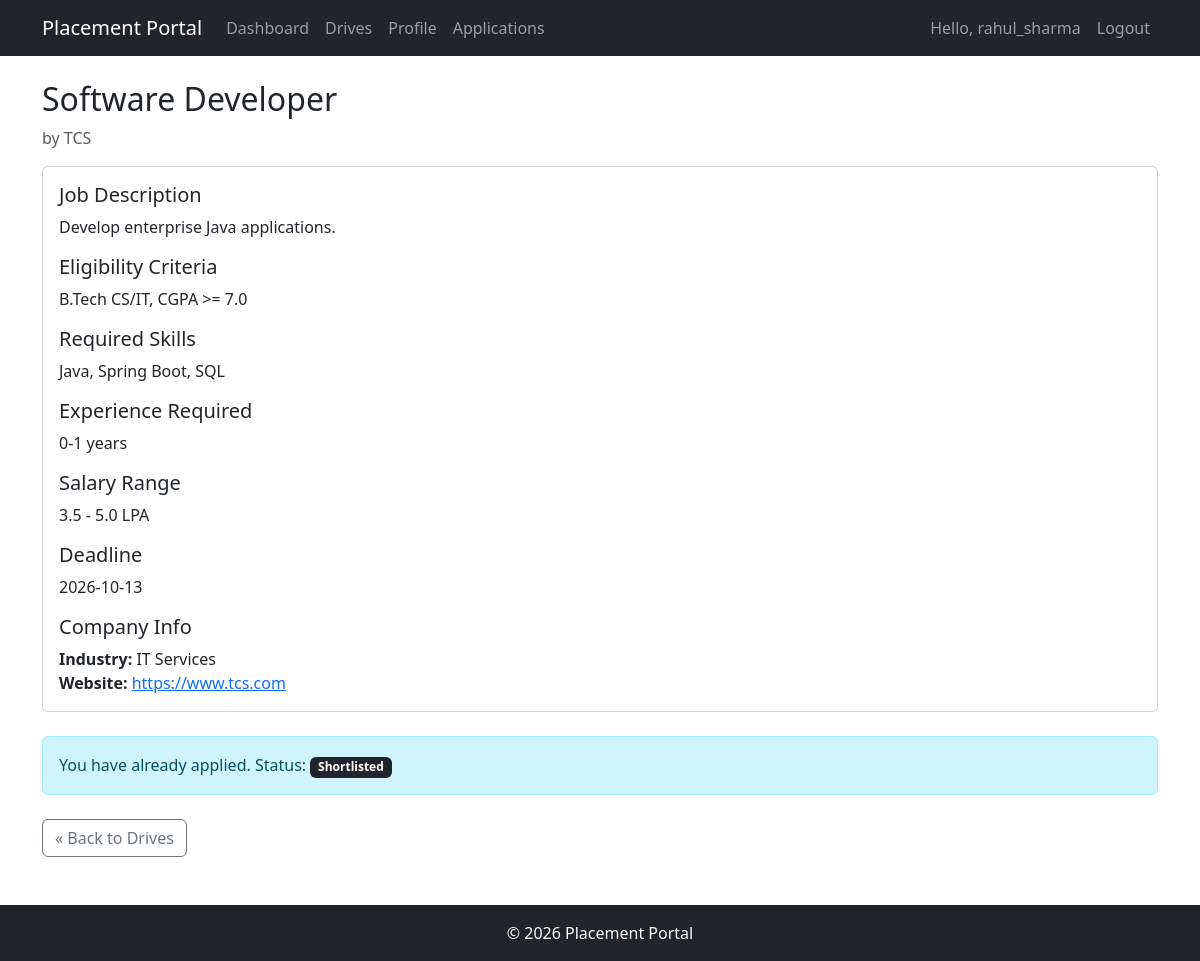
Page /student/drives/1 (signed in) on the committed database.
### models.py (models this page shows)
class User(UserMixin, db.Model):
    id = db.Column(db.Integer, primary_key=True)
    username = db.Column(db.String(80), unique=True, nullable=False)
    email = db.Column(db.String(120), unique=True, nullable=False)
    password = db.Column(db.String(200), nullable=False)
    role = db.Column(db.String(20), nullable=False)  # admin, company, student
    is_active_user = db.Column(db.Boolean, default=True)  # avoid conflict with UserMixin.is_active
    created_at = db.Column(db.DateTime, default=datetime.utcnow)
    student = db.relationship('Student', backref='user', uselist=False, cascade='all, delete-orphan')
    company = db.relationship('Company', backref='user', uselist=False, cascade='all, delete-orphan')
    @property
    def is_active(self):
        return self.is_active_user

class PlacementDrive(db.Model):
    id = db.Column(db.Integer, primary_key=True)
    company_id = db.Column(db.Integer, db.ForeignKey('company.id'), nullable=False)
    job_title = db.Column(db.String(200), nullable=False)
    job_description = db.Column(db.Text)
    eligibility_criteria = db.Column(db.Text)
    required_skills = db.Column(db.Text)
    experience_required = db.Column(db.String(50))
    salary_range = db.Column(db.String(100))
    deadline = db.Column(db.DateTime)
    status = db.Column(db.String(20), default='open')  # open, closed
    created_at = db.Column(db.DateTime, default=datetime.utcnow)
    applications = db.relationship('Application', backref='drive', lazy=True, cascade='all, delete-orphan')

class Company(db.Model):
    id = db.Column(db.Integer, primary_key=True)
    user_id = db.Column(db.Integer, db.ForeignKey('user.id'), nullable=False, unique=True)
    company_name = db.Column(db.String(200), nullable=False)
    industry = db.Column(db.String(100))
    hr_contact = db.Column(db.String(150))
    website = db.Column(db.String(255))
    approval_status = db.Column(db.String(20), default='pending')  # pending, approved, rejected
    is_blacklisted = db.Column(db.Boolean, default=False)
    drives = db.relationship('PlacementDrive', backref='company', lazy=True, cascade='all, delete-orphan')

class Application(db.Model):
    id = db.Column(db.Integer, primary_key=True)
    student_id = db.Column(db.Integer, db.ForeignKey('student.id'), nullable=False)
    drive_id = db.Column(db.Integer, db.ForeignKey('placement_drive.id'), nullable=False)
    applied_at = db.Column(db.DateTime, default=datetime.utcnow)
    status = db.Column(db.String(20), default='Applied')  # Applied, Shortlisted, Interview, Selected, Placed
    __table_args__ = (db.UniqueConstraint('student_id', 'drive_id', name='unique_student_drive'),)

### app.py (the view)
@app.route('/student/drives/<int:id>')
@student_required
def student_drive_detail(id):
    student = to_obj(db.session.execute(text(
        "SELECT id FROM student WHERE user_id = :uid"), {"uid": current_user.id}
    ).fetchone())
    row = db.session.execute(text(
        "SELECT d.*, c.company_name, c.industry, c.website "
        "FROM placement_drive d "
        "JOIN company c ON d.company_id = c.id "
        "WHERE d.id = :id"),
        {"id": id}
    ).fetchone()
    if not row:
        flash('Drive not found.', 'danger')
        return redirect(url_for('student_drives'))
    drive = SimpleNamespace(
        id=row.id, job_title=row.job_title, job_description=row.job_description,
        eligibility_criteria=row.eligibility_criteria, required_skills=row.required_skills,
        experience_required=row.experience_required, salary_range=row.salary_range,
        deadline=parse_dt(row.deadline), status=row.status,
        company=SimpleNamespace(company_name=row.company_name, industry=row.industry,
                                website=row.website)
    )
    app_row = db.session.execute(text(
        "SELECT id, status FROM application WHERE student_id = :sid AND drive_id = :did"),
        {"sid": student.id, "did": id}
    ).fetchone()
    already_applied = app_row is not None
    application = to_obj(app_row)
    return render_template('student/drive_detail.html', drive=drive,
                           already_applied=already_applied, application=application)

### app.py (called while the page is built)
@app.context_processor
def inject_now():
    return {'now': datetime.now}

def parse_dt(val):
    if val is None or isinstance(val, datetime):
        return val
    try:
        return datetime.fromisoformat(str(val))
    except (ValueError, TypeError):
        return val

def to_obj(row):
    if row is None:
        return None
    d = dict(row._mapping)
    for key in ('created_at', 'applied_at', 'deadline'):
        if key in d:
            d[key] = parse_dt(d[key])
    return SimpleNamespace(**d)

@login_manager.user_loader
def load_user(user_id):
    return db.session.get(User, int(user_id))

def student_required(f):
    @wraps(f)
    @login_required
    def decorated(*args, **kwargs):
        if current_user.role != 'student':
            flash('Access denied. Student account required.', 'danger')
            return redirect(url_for('login'))
        row = db.session.execute(
            text("SELECT is_blacklisted FROM student WHERE user_id = :uid"),
            {"uid": current_user.id}
        ).fetchone()
        if row and row.is_blacklisted:
            flash('Your account has been blacklisted. Contact admin.', 'danger')
            return redirect(url_for('logout'))
        return f(*args, **kwargs)
    return decorated

### templates/student/drive_detail.html (shortened to what this page needs)
{% extends 'base.html' %}
{% block content %}
<h2>{{ drive.job_title }}</h2>
<p class="text-muted">by {{ drive.company.company_name }}</p>
<div class="card mb-4">
  <div class="card-body">
    <h5 class="card-title">Job Description</h5>
    <p class="card-text">{{ drive.job_description | replace('\n', '<br>') | safe }}</p>
    <h5 class="card-title mt-3">Eligibility Criteria</h5>
    <p class="card-text">{{ drive.eligibility_criteria | replace('\n', '<br>') | safe }}</p>
    <h5 class="card-title mt-3">Required Skills</h5>
    <p class="card-text">{{ drive.required_skills }}</p>
    <h5 class="card-title mt-3">Experience Required</h5>
    <p class="card-text">{{ drive.experience_required }}</p>
    <h5 class="card-title mt-3">Salary Range</h5>
    <p class="card-text">{{ drive.salary_range }}</p>
    <h5 class="card-title mt-3">Deadline</h5>
    <p class="card-text">{{ drive.deadline.strftime('%Y-%m-%d') if drive.deadline else 'Not Specified' }}</p>
    <h5 class="card-title mt-3">Company Info</h5>
    <p class="card-text">
      <strong>Industry:</strong> {{ drive.company.industry }}<br>
      {% if drive.company.website %}
      <strong>Website:</strong> <a href="{{ drive.company.website }}" target="_blank">{{ drive.company.website }}</a>
      {% endif %}
    </p>
  </div>
</div>
<div class="mb-4">
  {% if already_applied %}
  <div class="alert alert-info">
    You have already applied. Status: <span class="badge bg-dark">{{ application.status }}</span>
  </div>
  {% elif drive.status == 'open' %}
  <form action="{{ url_for('student_apply_drive', id=drive.id) }}" method="POST" onsubmit="return confirm('Are you sure you want to apply for this drive?');">
    <button type="submit" class="btn btn-success">Apply Now</button>
  </form>
  {% else %}
  <div class="alert alert-secondary">
    This drive is closed.
  </div>
  {% endif %}
</div>
<a href="{{ url_for('student_drives') }}" class="btn btn-outline-secondary">&laquo; Back to Drives</a>
{% endblock %}

### templates/base.html (shortened to what this page needs)
<!DOCTYPE html>
<html lang="en">
<head>
    <link href="https://cdn.jsdelivr.net/npm/bootstrap@5.3.3/dist/css/bootstrap.min.css" rel="stylesheet">
    <link href="https://cdn.jsdelivr.net/npm/bootstrap-icons@1.11.3/font/bootstrap-icons.min.css" rel="stylesheet">
</head>
<body class="d-flex flex-column min-vh-100">
    <nav class="navbar navbar-expand-lg bg-dark navbar-dark">
        <div class="container">
            <a class="navbar-brand" href="{{ url_for('index') }}">Placement Portal</a>
            <div class="collapse navbar-collapse" id="navbarNav">
                <ul class="navbar-nav me-auto">
                    {% if current_user.is_authenticated %}
                        {% if current_user.role == 'admin' %}
                            <li class="nav-item"><a class="nav-link" href="{{ url_for('admin_dashboard') }}">Dashboard</a></li>
                            <li class="nav-item"><a class="nav-link" href="{{ url_for('admin_companies') }}">Companies</a></li>
                            <li class="nav-item"><a class="nav-link" href="{{ url_for('admin_students') }}">Students</a></li>
                            <li class="nav-item"><a class="nav-link" href="{{ url_for('admin_applications') }}">Applications</a></li>
                            <li class="nav-item"><a class="nav-link" href="{{ url_for('admin_drives') }}">Drives</a></li>
                        {% elif current_user.role == 'company' %}
                            <li class="nav-item"><a class="nav-link" href="{{ url_for('company_dashboard') }}">Dashboard</a></li>
                            <li class="nav-item"><a class="nav-link" href="{{ url_for('company_drives') }}">Drives</a></li>
                            <li class="nav-item"><a class="nav-link" href="{{ url_for('company_profile') }}">Profile</a></li>
                        {% elif current_user.role == 'student' %}
                            <li class="nav-item"><a class="nav-link" href="{{ url_for('student_dashboard') }}">Dashboard</a></li>
                            <li class="nav-item"><a class="nav-link" href="{{ url_for('student_drives') }}">Drives</a></li>
                            <li class="nav-item"><a class="nav-link" href="{{ url_for('student_profile') }}">Profile</a></li>
                            <li class="nav-item"><a class="nav-link" href="{{ url_for('student_applications') }}">Applications</a></li>
                        {% endif %}
                    {% endif %}
                </ul>
                <ul class="navbar-nav ms-auto">
                    {% if current_user.is_authenticated %}
                        <li class="nav-item"><span class="nav-link">Hello, {{ current_user.username }}</span></li>
                        <li class="nav-item"><a class="nav-link" href="{{ url_for('logout') }}">Logout</a></li>
                    {% else %}
                        <li class="nav-item"><a class="nav-link" href="{{ url_for('login') }}">Login</a></li>
                        <li class="nav-item"><a class="nav-link" href="{{ url_for('register') }}">Register</a></li>
                    {% endif %}
                </ul>
            </div>
        </div>
    </nav>
    <div class="container mt-4 mb-5">
        {% block content %}{% endblock %}
    </div>
    <footer class="bg-dark text-light text-center py-3 mt-auto">
        <p class="mb-0">&copy; {{ now().year }} Placement Portal</p>
    </footer>
</body>
</html>

### rows in the picture
User: username "rahul_sharma"
PlacementDrive: job_title "Software Developer", job_description "Develop enterprise Java applications.", eligibility_criteria "B.Tech CS/IT, CGPA >= 7.0", required_skills "Java, Spring Boot, SQL", experience_required "0-1 years", salary_range "3.5 - 5.0 LPA"
Company: company.company_name "TCS", company.industry "IT Services", company.website "https://www.tcs.com"
Application: status "Shortlisted"
